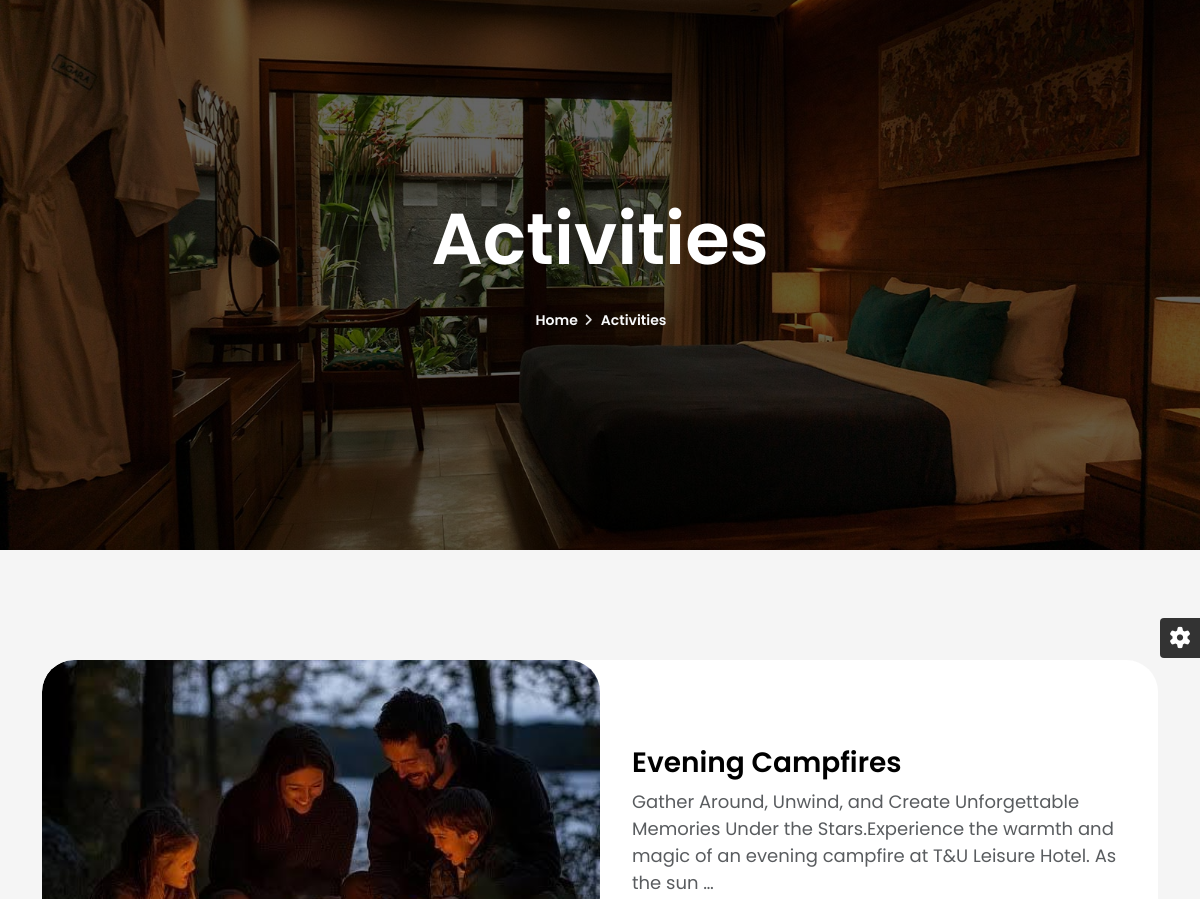
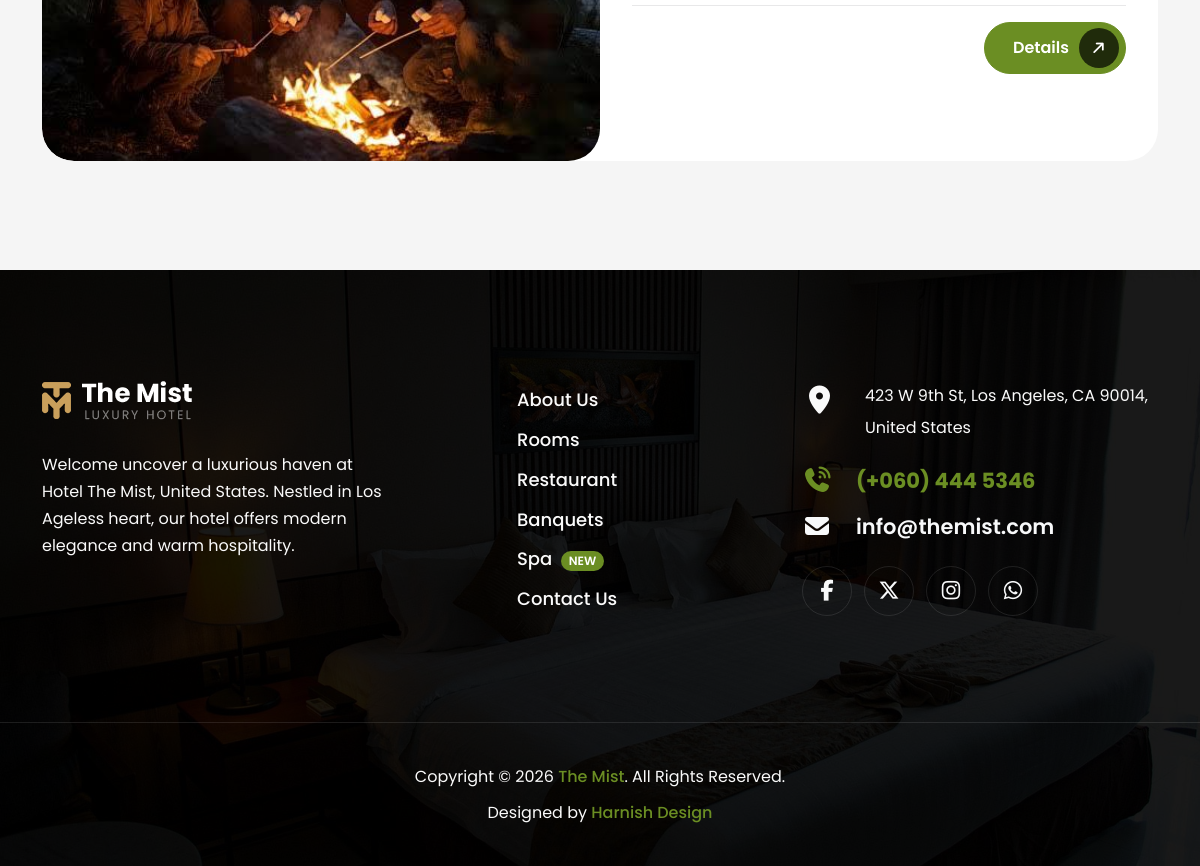
Screenshot of /our-activities/ with the database file from the repository (2 pictures, top to bottom).
### tandj_app/models.py (models this page shows, shortened)
class OptimizedImageModel(models.Model):
    image_fields = []  # override in child models
    class Meta:
        abstract = True

class Activity(OptimizedImageModel):
    STATUS_CHOICES = [
        ("active", "Active"),
        ("inactive", "Inactive"),
    ]
    slug = models.SlugField(max_length=170, unique=True, blank=True)
    name = models.CharField(max_length=200, help_text="Activity name")
    description = models.TextField(help_text="Activity description")
    image = models.ImageField(upload_to="activities/", help_text="Main activity image")
    status = models.CharField(
        max_length=10, choices=STATUS_CHOICES, default="active"
    )
    duration = models.CharField(
        max_length=100, blank=True, help_text="e.g. '2 hours', 'Half day'"
    )
    price = models.DecimalField(
        max_digits=10, decimal_places=2, null=True, blank=True
    )
    location = models.CharField(max_length=200, blank=True)
    created_at = models.DateTimeField(auto_now_add=True)
    updated_at = models.DateTimeField(auto_now=True)
    image_fields = ["image"]
    class Meta:
        ordering = ["-created_at"]
        verbose_name = "Activity"
        verbose_name_plural = "Activities"

### tandj_app/views.py (the view)
# urls.py: path("activities/", views.activity_list, name="activity_list"),
def activities(request):
    activity_list = Activity.objects.all().prefetch_related("images")
    return render(request, "frontends/activities.html", {"activities": activity_list})

### templates/frontends/activities.html (shortened to what this page needs)
{% extends "frontends/base.html" %}
{% load static %}
{% block content %}
		<section class="page-header page-header-text-light py-0 mb-0">
			<div class="hero-wrap py-5">
				<div class="hero-mask opacity-6 bg-black"></div>
				<div class="hero-bg hero-bg-scroll" style="background-image:url('{% static 'tandu-main/images/slider/slide-2.jpg' %}');"></div>
				<div class="hero-content py-2 py-lg-4 my-2 my-md-4">
					<div class="container text-center mt-5 pt-5 pb-2">
						<h1 class="text-17 mb-4 wow fadeInUp">Activities</h1>
						<ul class="breadcrumb justify-content-center mb-0 wow fadeInUp" data-wow-delay=".2s">
							<li><a href="{% url 'tandj_app:index' %}">Home</a></li>
							<li class="active">Activities</li>
						</ul>
					</div>
				</div>
			</div>
		</section>
            <section class="section">
                <div class="container">
                    <div class="room-items-wrap">
						{% for activity in activities %}
						<div class="room-item bg-white rounded-5 {% if not forloop.last %}mb-5{% endif %}">
							<div class="row g-0">
								{% if forloop.counter|divisibleby:2 %}
								<div class="col-lg-6 align-content-center">
									<div class="p-4 m-2">
										<h3 class="text-7 fw-600">{{ activity.name|default:"Activity" }}</h3>
										<div class="text-body-secondary">{{ activity.description|striptags|truncatewords:25 }}</div>
										<div class="row g-2 text-3 text-body-secondary mb-3">
											{% if activity.duration %}
											<div class="col-6 col-xl-4 d-flex align-items-center">
												<span class="text-primary text-5 me-2"><i class="fa-solid fa-clock"></i></span>
												{{ activity.duration }}
											</div>
											{% endif %}
											{% if activity.location %}
											<div class="col-6 col-xl-4 d-flex align-items-center">
												<span class="text-primary text-5 me-2"><i class="fa-solid fa-location-dot"></i></span>
												{{ activity.location }}
											</div>
											{% endif %}
										</div>
										<hr class="opacity-1">
										<div class="d-flex align-items-center justify-content-between w-100 bottom-0 start-0">
											<div class="text-7 fw-600 d-flex align-items-center gap-1">
												{% if activity.price %}₹{{ activity.price }}{% else %}&nbsp;{% endif %}
											</div>
											<a class="btn btn-new btn-primary rounded-pill" href="{% url 'tandj_app:activity_detail_public' activity.slug %}">
												<span class="btn-text"><span>Details</span></span>
												<span class="btn-icon"><i class="fa-solid fa-arrow-right"></i></span>
											</a>
										</div>
									</div>
								</div>
								<div class="col-lg-6">
									<div class="room-item-img rounded-5">
										<a href="{% url 'tandj_app:activity_detail_public' activity.slug %}">
											{% if activity.image %}
											<img class="img-fluid d-block" src="{{ activity.image.url }}" alt="{{ activity.name }}">
											{% else %}
											<img class="img-fluid d-block" src="{% static 'tandu-main/images/rooms/room-1.jpg' %}" alt="{{ activity.name }}">
											{% endif %}
										</a>
									</div>
								</div>
								{% else %}
								<div class="col-lg-6">
									<div class="room-item-img rounded-5">
										<a href="{% url 'tandj_app:activity_detail_public' activity.slug %}">
											{% if activity.image %}
											<img class="img-fluid d-block" src="{{ activity.image.url }}" alt="{{ activity.name }}">
											{% else %}
											<img class="img-fluid d-block" src="{% static 'tandu-main/images/rooms/room-1.jpg' %}" alt="{{ activity.name }}">
											{% endif %}
										</a>
									</div>
								</div>
								<div class="col-lg-6 align-content-center">
									<div class="p-4 m-2">
										<h3 class="text-7 fw-600">{{ activity.name|default:"Activity" }}</h3>
										<div class="text-body-secondary">{{ activity.description|striptags|truncatewords:25|safe }}</div>
										<hr class="opacity-1">
										<div class="d-flex align-items-center justify-content-between w-100 bottom-0 start-0">
											<div class="text-7 fw-600 d-flex align-items-center gap-1">
											</div>
											<a class="btn btn-new btn-primary rounded-pill" href="{% url 'tandj_app:activity_detail_public' activity.slug %}">
												<span class="btn-text"><span>Details</span></span>
												<span class="btn-icon"><i class="fa-solid fa-arrow-right"></i></span>
											</a>
										</div>
									</div>
								</div>
								{% endif %}
							</div>
						</div>
						{% empty %}
						<div class="text-center py-5">
							<p class="text-body-secondary">No activities available right now. Please check back soon.</p>
						</div>
						{% endfor %}
                    </div>
                </div>
            </section>
{% endblock %}

### templates/frontends/activities.html (style rules this page uses)
.page-header .hero-wrap { min-height: 550px; }
.room-items-wrap .room-item .row.g-0 { align-items: center; }
.room-items-wrap .room-item .room-item-img { aspect-ratio: 1 / 1; height: auto; max-height: 400px; width: 100%; }
.room-items-wrap .room-item .room-item-img img { width: 100%; height: 100%; object-fit: cover; display: block; border-radius: inherit; }

### rows the page displays
Activity: image (picture), name "Evening Campfires", description "Gather Around, Unwind, and Create Unforgettable Memories Under the Stars.Experience the warmth and magic of an evening campfire at T&U Leisure Hotel. As the sun …"
